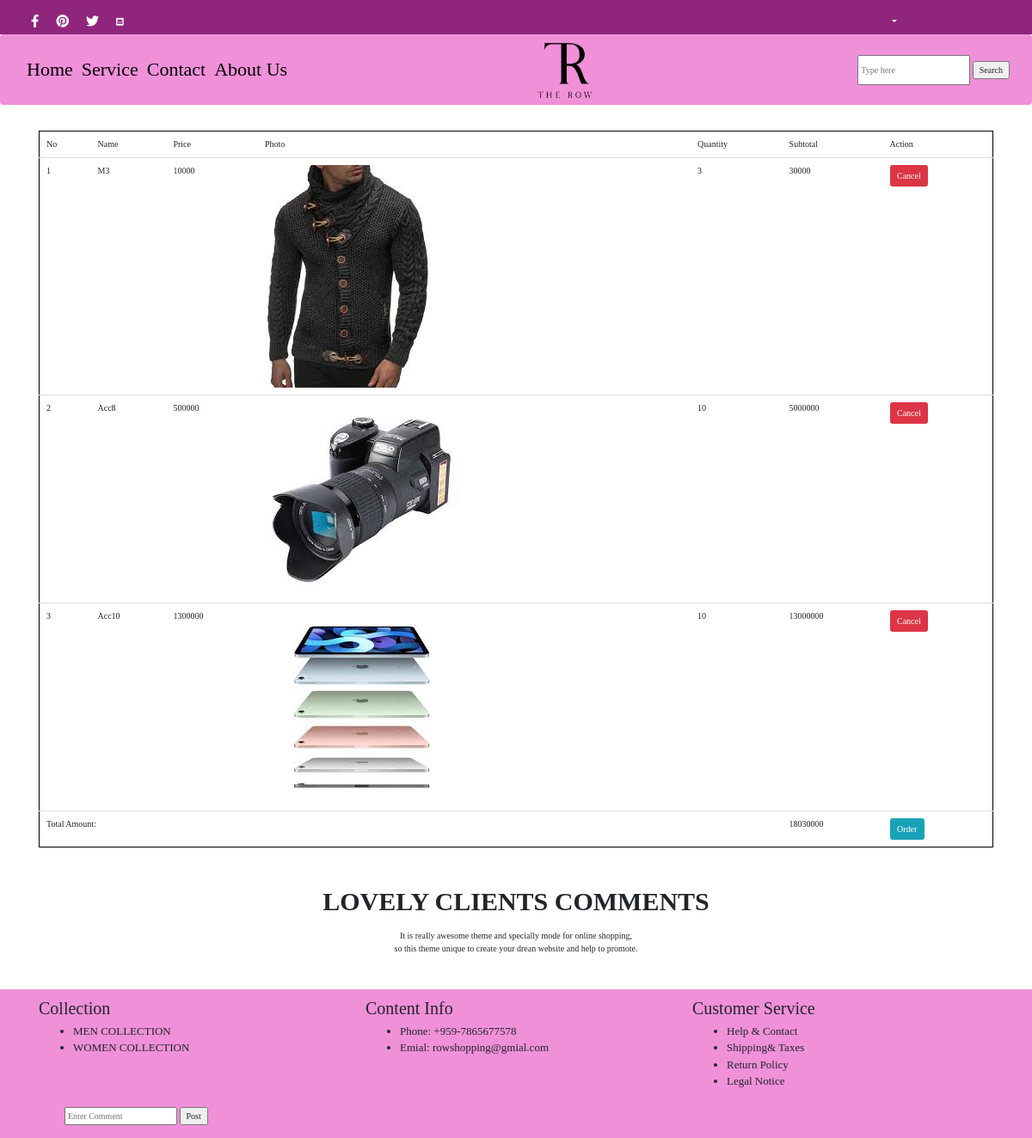
The app's page /cart.php (signed in) with its own data.
### tables this page shows
CREATE TABLE `menu` (
  `id` int(11) NOT NULL,
  `itemid` varchar(255) NOT NULL,
  `itemqty` varchar(255) NOT NULL,
  `userid` varchar(255) NOT NULL
);

CREATE TABLE `item` (
  `id` int(11) NOT NULL,
  `name` varchar(255) NOT NULL,
  `photo` varchar(255) NOT NULL,
  `code` varchar(255) NOT NULL,
  `size` varchar(255) NOT NULL,
  `color` varchar(255) NOT NULL,
  `price` varchar(255) NOT NULL,
  `productid` int(11) NOT NULL
);

### include/dbconn.php (called while the page is built, shortened)
<?php
class Database
{
	private static $dbHost='localhost';
	private static $dbName='purchasersystem';
	private static $dbUserName='root';
	private static $dbPassword='';
	private static $cont=null;
	public static function connect(){
	if (null== self::$cont) {
		try{
			self::$cont=new PDO("mysql:host=".self::$dbHost.";"."dbname=".self::$dbName,self::$dbUserName,self::$dbPassword);
		}
		catch (PDOException $e){
			die($e->getMessage());
		}
	}
	return self::$cont;
}
}
?>

### model/menu.php (called while the page is built, shortened)
<?php
include_once('include/dbconn.php');
class Menu
{
 public function show($cid){
        $this->pdo = Database::connect();
    $this->pdo->setAttribute(PDO::ATTR_ERRMODE,PDO::ERRMODE_EXCEPTION);
    $sql="select menu.*,item.name as iname,item.id as iid,item.price as iprice,item.photo as iphoto from menu inner join item on menu.userid=:cid AND menu.itemid=item.id";
    $stmt=$this->pdo->prepare($sql);
    $stmt->bindParam(':cid',$cid);
    $stmt->execute();
    $results = $stmt -> fetchAll(PDO::FETCH_ASSOC);
    return $results;
    }
}
?>

### controller/menucontroller.php (called while the page is built, shortened)
<?php
include_once('model/menu.php');
class MenuController extends Menu
{
	public function showMenu($cid){
		return $this->show($cid);
	}
}
?>

### cart.php (the view, shortened to what this page needs)
<?php
$cid=$_SESSION['cid'];
include_once("controller/menucontroller.php");
$menuController=new MenuController();
$results=$menuController->showMenu($cid);
?>
<!DOCTYPE html>
<html lang="en">
<head>
    <link rel="stylesheet" href="https://maxcdn.bootstrapcdn.com/bootstrap/3.3.6/css/bootstrap.min.css" />
    <link href="css/bootstrap.css" rel="stylesheet">
</head>
<body>
<div class="container-fluid login" style="background-color:#90257D;" >
<div class="row">
    <div class="col-md-3">
        <nav class="navbar navbar-expand-sm">
            <a class="nav-link" href="www.facebook.com"><i class="fab fa-facebook-f" style="color:white;"></i></a>
            <a class="nav-link" href="www.pinterest.com"><i class="fab fa-pinterest" style="color:white;"></i></a>
            <a class="nav-link" href="www.twitter.com"><i class="fab fa-twitter" style="color:white;"></i></a>
            <a class="nav-link" href="www.email.com"><i class="fas fa-envelope-square" style="color:white;"></i></a>
        </nav>
        </div>
    <div class="col-md-3">
        <nav class="navbar navbar-expand-sm">
        </nav>
    </div>
    <div class="col-md-4">
        <nav class="navbar navbar-expand-sm"></nav>
    </div>
    <div class="col-md-2 ">
        <nav class="navbar navbar-expand-sm">
          <?php
           if(isset($_SESSION['cid'])){?>
          <div class="dropdown">
          <a class="btn text-light dropdown-toggle" href="#" role="button" id="dropdownMenuLink" data-toggle="dropdown" aria-haspopup="true" aria-expanded="false">
          </a>
        </div>
      <?php } else{?>
        <a href="register.php"><div class=" ml-auto mt-2  mr-4 " style="height:33px;"><span style="color:white;">Register</span></div></a>
            <a href="login.php"><div class="mt-2" style="height:33px;"><span style="color:white;">Login</span></div></a>
            <?php }?>
          </nav>
</div>
    </div>
</div>
    <nav class="navbar navbar-expand-lg menu" style="background-color:#f090d9;">
      <div class="collapse navbar-collapse" id="navbarSupportedContent">
          <ul class="navbar-nav mr-auto">
            <li class="nav-item active">
              <a class="nav-link" href="home.php" style="color:#000000; font-size:22px;">Home</a>
            </li>
            <li class="nav-item">
              <a class="nav-link" href="service.php" style="color:#000000; font-size:22px;">Service</a>
            </li>
            <li class="nav-item">
                <a class="nav-link" href="contact.php" style="color:#000000; font-size:22px;">Contact</a>
              </li>
            <li class="nav-item">
              <a class="nav-link" href="aboutus.php" style="color:#000000; font-size:22px;">About Us</a>
            </li>
          </ul>
          <div>
             <a href="home.php" class="img"><img src="images/imgs/rowbg.png" width="80px" height="70px"></a>
        </div>
        <form action="items.php" method="POST">
            <input class="search" name="sear" type="text" placeholder="Type here" style="height:35px;">
            <input name="submit" type="submit" value="Search">
        </form>
        </div>
      </nav>
<div class="container">
 <table style="border: 1px solid black;" class="table">
<thead>
<tr>
<td >No</td>
<td>Name</td>
<td>Price</td>
<td>Photo</td>
<td>Quantity</td>
<td>Subtotal</td>
<td>Action</td>
</tr>
</thead>
<tbody>
	<div class="form-group">
	<form id="order">
<?php
$total=0;
$i=1;
foreach($results as $result)
{
$price = $result['iprice'];
$qty = $result['itemqty'];
$sum_total = $price * $qty;
$total+=$sum_total;
?>
<tr>
<td><?php echo $i++?> </td>
<td><?php echo $result['iname'];?> </td>
<td><?php echo $result['iprice'];?> </td>
<td><img src="backend/<?php echo $result['iphoto'];?>"> </td>
<td><?php echo $result['itemqty'];?> </td>
<td><?php echo $sum_total;?> </td>
<td><a class="btn btn-danger" onclick="return deleteuser(<?php echo $result['iid'];?>);">Cancel</a></td>
</tr>
<?php
}
?>
</form>
</div>
</tbody>
<tfoot>
	<tr>
		<td colspan="5">Total Amount:</td>
		<td colspan="1"><?php echo $total; ?></td>
		<td> <input type="button" name="submit" id="submit" class="btn btn-info" value="Order" /></td>
	</tr>
</tfoot>
</table>
</div>
</body>
</html>
<?php
require("footer.php");
?>

### css/home.css (style rules this page uses)
.fab { font-size: 15px; }
.nav-link { color:black; }
.img { position: relative; left: -300px; }

### cart.php (style rules this page uses)
.login { background-color:#90257D; height: 40px; }
.navbar-expand-sm { height: 30px; }

### footer.php (style rules this page uses)
.login { background-color:#FAB90C ; height: 40px; }
.navbar-expand-sm { height: 30px; }

### records on screen
menu: itemid.name "M3", itemid.price "10000", itemid.photo (picture), itemqty "3", sum_total "30000"
menu: itemid.name "Acc8", itemid.price "500000", itemid.photo (picture), itemqty "10", sum_total "5000000"
menu: itemid.name "Acc10", itemid.price "1300000", itemid.photo (picture), itemqty "10", sum_total "13000000"

### other values on screen
$total "18030000"
